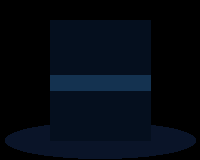
#> input picture assets/cappello.png, 200 x 160 px; its folder holds 3 pictures in this run
$ python effects.py
#> lines starting #> are read from the running program, lines starting #| are printed output that depends on the picture

import cv2
import numpy as np
import os


face_cascade = cv2.CascadeClassifier(cv2.data.haarcascades + "haarcascade_frontalface_default.xml")
eye_cascade  = cv2.CascadeClassifier(cv2.data.haarcascades + "haarcascade_eye.xml")

# Percorso cartella assets
_ASSETS_DIR = os.path.join(os.path.dirname(os.path.abspath(__file__)), "assets")


# [8 lines left out: function detect_faces, not called in this run]


def _load_asset(filename):
    """
    Carica un PNG dalla cartella assets con tutti i canali.
    Restituisce None se il file non esiste.
    """
#> called with filename = 'cappello.png'
    path = os.path.join(_ASSETS_DIR, filename)
    if not os.path.exists(path):
        return None
    return cv2.imread(path, cv2.IMREAD_UNCHANGED)
#> returned value is the input picture: shape (160, 200, 4); mean B, G, R, A 18.7, 9.8, 3.8, 127.2


# [39 lines left out: function _overlay_png, not called in this run]


# Carica gli asset PNG una sola volta all'avvio del programma
_hat_img     = _load_asset("cappello.png")
_glasses_img = _load_asset("occhiali.png")
#> call 2 of _load_asset, with filename = 'occhiali.png'
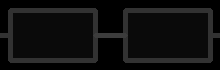
#> input picture assets/occhiali.png, 220 x 70 px
#> in _load_asset, returned value is the input picture: shape (70, 220, 4); mean B, G, R, A 14.1, 14.1, 14.1, 155.2
_mask_img    = _load_asset("six_seven.png")
#> call 3 of _load_asset, with filename = 'six_seven.png'
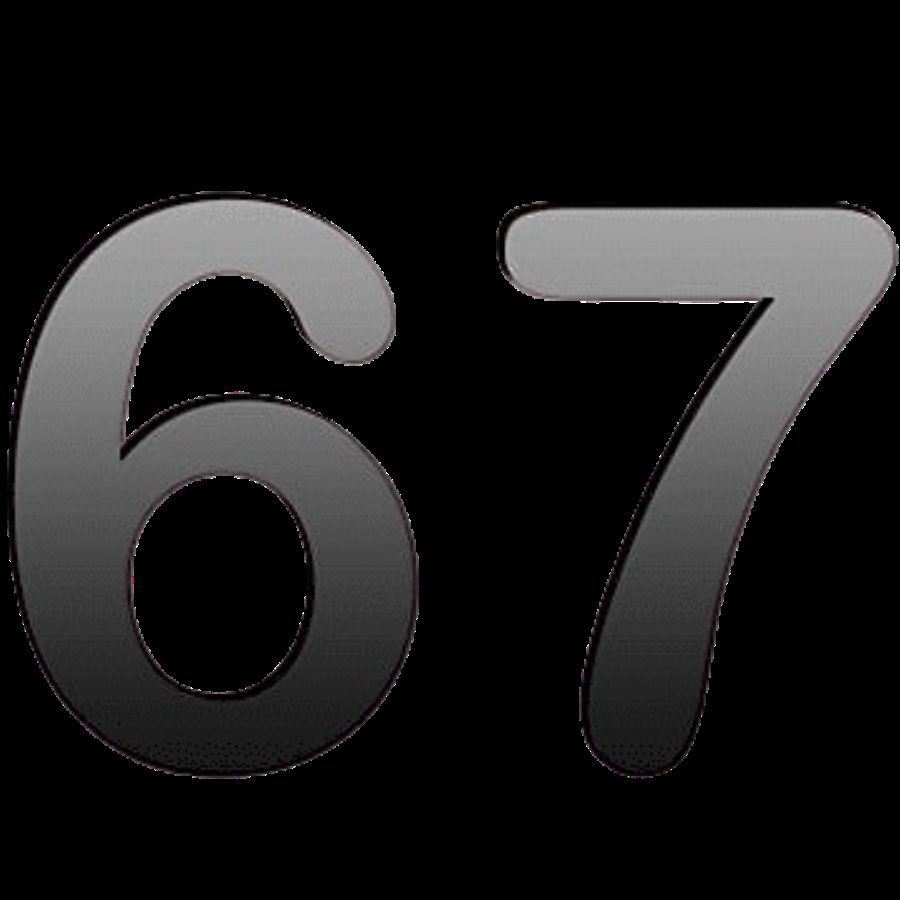
#> input picture assets/six_seven.png, 900 x 900 px
#> in _load_asset, returned value is the input picture: shape (900, 900, 4); mean B, G, R, A 27, 26.8, 27.2, 69.4


# [95 lines left out: functions apply_background_blur, apply_hat_overlay, apply_glasses_overlay, apply_mask_overlay, not called in this run]
